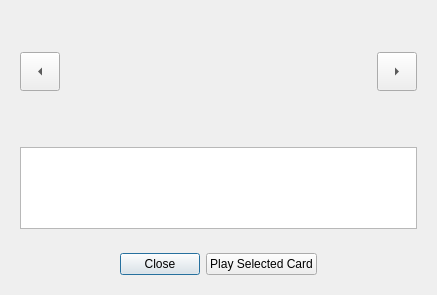
<?xml version="1.0" encoding="UTF-8"?>
<ui version="4.0">
 <class>CardBrowserForm</class>
 <widget class="QDialog" name="CardBrowserForm">
  <property name="windowModality">
   <enum>Qt::ApplicationModal</enum>
  </property>
  <property name="geometry">
   <rect>
    <x>0</x>
    <y>0</y>
    <width>437</width>
    <height>295</height>
   </rect>
  </property>
  <property name="sizePolicy">
   <sizepolicy hsizetype="MinimumExpanding" vsizetype="MinimumExpanding">
    <horstretch>0</horstretch>
    <verstretch>0</verstretch>
   </sizepolicy>
  </property>
  <property name="windowTitle">
   <string>Cards</string>
  </property>
  <property name="locale">
   <locale language="English" country="UnitedKingdom"/>
  </property>
  <property name="modal">
   <bool>true</bool>
  </property>
  <layout class="QVBoxLayout" name="verticalLayout">
   <item>
    <widget class="QWidget" name="widgetMain" native="true">
     <property name="sizePolicy">
      <sizepolicy hsizetype="Preferred" vsizetype="Preferred">
       <horstretch>0</horstretch>
       <verstretch>0</verstretch>
      </sizepolicy>
     </property>
     <layout class="QHBoxLayout" name="horizontalLayout_2">
      <item>
       <widget class="QToolButton" name="buttonNavigateLeft">
        <property name="text">
         <string>...</string>
        </property>
        <property name="iconSize">
         <size>
          <width>32</width>
          <height>32</height>
         </size>
        </property>
        <property name="arrowType">
         <enum>Qt::LeftArrow</enum>
        </property>
       </widget>
      </item>
      <item>
       <spacer name="horizontalSpacer_2">
        <property name="orientation">
         <enum>Qt::Horizontal</enum>
        </property>
        <property name="sizeType">
         <enum>QSizePolicy::Expanding</enum>
        </property>
        <property name="sizeHint" stdset="0">
         <size>
          <width>10</width>
          <height>20</height>
         </size>
        </property>
       </spacer>
      </item>
      <item>
       <widget class="GameCardView" name="gameCardView1" native="true">
        <property name="sizePolicy">
         <sizepolicy hsizetype="Expanding" vsizetype="Expanding">
          <horstretch>0</horstretch>
          <verstretch>0</verstretch>
         </sizepolicy>
        </property>
        <property name="minimumSize">
         <size>
          <width>0</width>
          <height>0</height>
         </size>
        </property>
        <property name="baseSize">
         <size>
          <width>0</width>
          <height>0</height>
         </size>
        </property>
       </widget>
      </item>
      <item>
       <widget class="GameCardView" name="gameCardView2" native="true">
        <property name="sizePolicy">
         <sizepolicy hsizetype="Expanding" vsizetype="Expanding">
          <horstretch>0</horstretch>
          <verstretch>0</verstretch>
         </sizepolicy>
        </property>
        <property name="minimumSize">
         <size>
          <width>0</width>
          <height>0</height>
         </size>
        </property>
       </widget>
      </item>
      <item>
       <widget class="GameCardView" name="gameCardView3" native="true">
        <property name="sizePolicy">
         <sizepolicy hsizetype="Expanding" vsizetype="Expanding">
          <horstretch>0</horstretch>
          <verstretch>0</verstretch>
         </sizepolicy>
        </property>
        <property name="minimumSize">
         <size>
          <width>0</width>
          <height>0</height>
         </size>
        </property>
       </widget>
      </item>
      <item>
       <widget class="GameCardView" name="gameCardView4" native="true">
        <property name="sizePolicy">
         <sizepolicy hsizetype="Expanding" vsizetype="Expanding">
          <horstretch>0</horstretch>
          <verstretch>0</verstretch>
         </sizepolicy>
        </property>
        <property name="minimumSize">
         <size>
          <width>0</width>
          <height>0</height>
         </size>
        </property>
       </widget>
      </item>
      <item>
       <spacer name="horizontalSpacer_6">
        <property name="orientation">
         <enum>Qt::Horizontal</enum>
        </property>
        <property name="sizeType">
         <enum>QSizePolicy::Expanding</enum>
        </property>
        <property name="sizeHint" stdset="0">
         <size>
          <width>10</width>
          <height>20</height>
         </size>
        </property>
       </spacer>
      </item>
      <item>
       <widget class="QToolButton" name="buttonNavigateRight">
        <property name="text">
         <string>...</string>
        </property>
        <property name="iconSize">
         <size>
          <width>32</width>
          <height>32</height>
         </size>
        </property>
        <property name="arrowType">
         <enum>Qt::RightArrow</enum>
        </property>
       </widget>
      </item>
     </layout>
    </widget>
   </item>
   <item>
    <widget class="QWidget" name="widgetDescription" native="true">
     <property name="sizePolicy">
      <sizepolicy hsizetype="Preferred" vsizetype="Preferred">
       <horstretch>0</horstretch>
       <verstretch>1</verstretch>
      </sizepolicy>
     </property>
     <property name="maximumSize">
      <size>
       <width>16777215</width>
       <height>100</height>
      </size>
     </property>
     <layout class="QHBoxLayout" name="horizontalLayout_3">
      <item>
       <widget class="QTextEdit" name="textEditDescription">
        <property name="sizePolicy">
         <sizepolicy hsizetype="Preferred" vsizetype="Minimum">
          <horstretch>0</horstretch>
          <verstretch>0</verstretch>
         </sizepolicy>
        </property>
        <property name="readOnly">
         <bool>true</bool>
        </property>
        <property name="acceptRichText">
         <bool>false</bool>
        </property>
       </widget>
      </item>
     </layout>
    </widget>
   </item>
   <item>
    <widget class="QWidget" name="widgetBottom" native="true">
     <layout class="QHBoxLayout" name="horizontalLayout">
      <item>
       <spacer name="horizontalSpacer">
        <property name="orientation">
         <enum>Qt::Horizontal</enum>
        </property>
        <property name="sizeHint" stdset="0">
         <size>
          <width>40</width>
          <height>20</height>
         </size>
        </property>
       </spacer>
      </item>
      <item>
       <widget class="QPushButton" name="buttonClose">
        <property name="text">
         <string>Close</string>
        </property>
       </widget>
      </item>
      <item>
       <widget class="QPushButton" name="buttonAccept">
        <property name="text">
         <string>Play Selected Card</string>
        </property>
        <property name="autoDefault">
         <bool>false</bool>
        </property>
       </widget>
      </item>
      <item>
       <spacer name="horizontalSpacer_3">
        <property name="orientation">
         <enum>Qt::Horizontal</enum>
        </property>
        <property name="sizeHint" stdset="0">
         <size>
          <width>40</width>
          <height>20</height>
         </size>
        </property>
       </spacer>
      </item>
     </layout>
    </widget>
   </item>
  </layout>
 </widget>
 <customwidgets>
  <customwidget>
   <class>GameCardView</class>
   <extends>QWidget</extends>
   <header>GameCardView.h</header>
   <container>1</container>
  </customwidget>
 </customwidgets>
 <resources>
  <include location="../resources/Resources.qrc"/>
 </resources>
 <connections>
  <connection>
   <sender>buttonClose</sender>
   <signal>clicked()</signal>
   <receiver>CardBrowserForm</receiver>
   <slot>close()</slot>
   <hints>
    <hint type="sourcelabel">
     <x>407</x>
     <y>302</y>
    </hint>
    <hint type="destinationlabel">
     <x>307</x>
     <y>166</y>
    </hint>
   </hints>
  </connection>
 </connections>
</ui>
